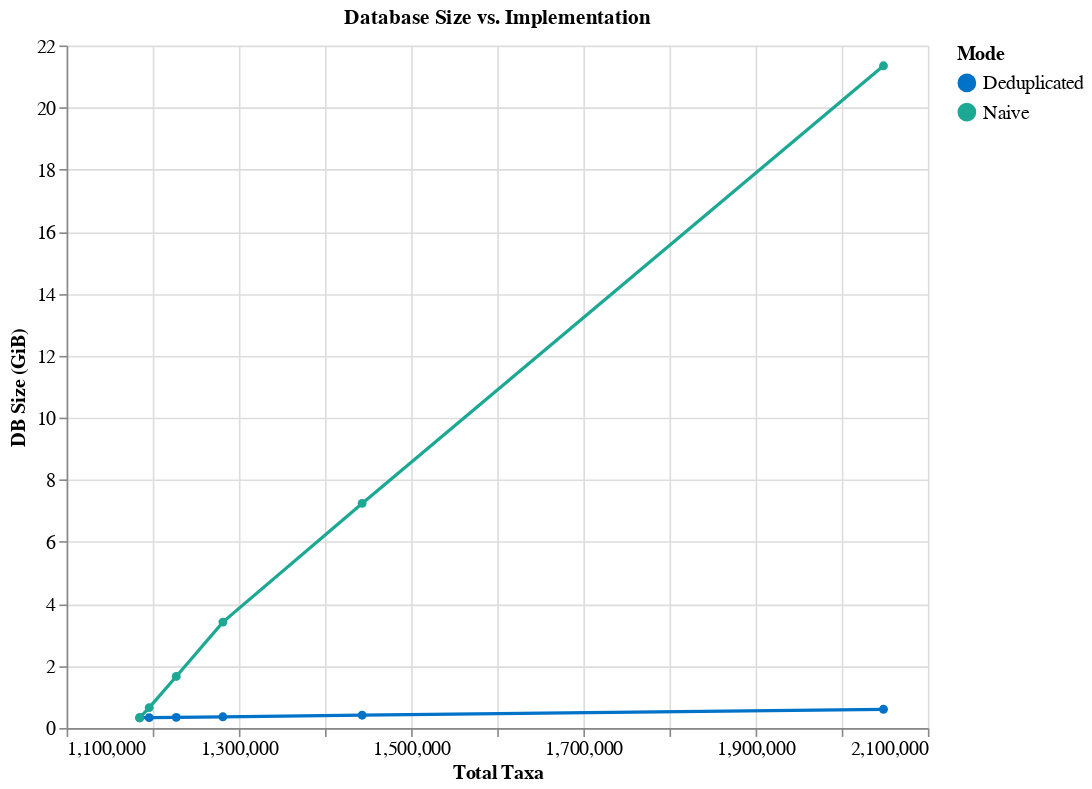

Notebook source saved alongside this figure:
### Code cell
alt.Chart(
    pl.DataFrame(tab)
    .with_columns((pl.col("db_size") / (1024**3)).alias("db_size_GiB"))
    .to_pandas()
).mark_line(point=True).encode(
    x=alt.X("unique_tax_ids", title="Total Taxa"),
    y=alt.Y("db_size_GiB", scale=alt.Scale(type="linear"), title="DB Size (GiB)"),
    color=alt.Color("is_deduplicated", title="Mode"),
).properties(title="Database Size vs. Implementation").properties(width=530, height=420)

### Figure 1 — Vega-Lite specification as saved in the notebook (floating-point values rounded to 4 significant figures)
{"config": {"range": {"heatmap": ["#264153", "#2c7fb8", "#41b6c4", "#7fcdbb", "#c7e9b4", "#ffffcc"], "category": ["#0072C7", "#1DA893", "#9C78E0", "#EB984A", "#DD3A3A", "#C13A8B", "#01ACEC", "#3DD8BE", "#CBC0F9", "#FCE34D", "#FF8D8B", "#F28BBF", "#16347B", "#0A605E", "#37257D", "#BC5B00", "#950303", "#771354"], "ramp": ["#264153", "#2c7fb8", "#41b6c4", "#7fcdbb", "#c7e9b4", "#ffffcc"]}, "area": {"fill": "#128887"}, "bar": {"fill": "#128887"}, "mark": {"color": "#128887"}, "axis": {"labelFont": "Fira Sans, Helvetica", "labelFontSize": 12, "titleFont": "Fira Sans, Helvetica", "titleFontSize": 12, "grid": true}, "legend": {"labelFont": "Fira Sans, Helvetica", "labelFontSize": 12, "titleFont": "Fira Sans, Helvetica", "titleFontSize": 12}, "title": {"font": "Fira Sans, Helvetica"}, "view": {"width": 400, "height": 400, "strokeWidth": 0}, "background": "white"}, "data": {"name": "data-60570a4a5a5ccf98ebd994718156198a"}, "mark": {"type": "line", "point": true}, "encoding": {"color": {"field": "is_deduplicated", "title": "Mode", "type": "nominal"}, "x": {"field": "unique_tax_ids", "title": "Total Taxa", "type": "quantitative"}, "y": {"field": "db_size_GiB", "scale": {"type": "linear"}, "title": "DB Size (GiB)", "type": "quantitative"}}, "height": 420, "title": "Database Size vs. Implementation", "width": 530, "$schema": "https://vega.github.io/schema/vega-lite/v4.17.0.json", "datasets": {"data-60570a4a5a5ccf98ebd994718156198a": [{"unique_tax_ids": 1443102, "n_rows": 1472524, "db_size": 442540032, "n_archives": 20, "is_deduplicated": "Deduplicated", "path": "archive-20-deduplicated.db", "db_size_GiB": 0.4121}, {"unique_tax_ids": 1443102, "n_rows": 25934118, "db_size": 7773052928, "n_archives": 20, "is_deduplicated": "Naive", "path": "archive-20-full.db", "db_size_GiB": 7.239}, {"unique_tax_ids": 2048464, "n_rows": 75806839, "db_size": 22918836224, "n_archives": 50, "is_deduplicated": "Naive", "path": "archive-50-full.db", "db_size_GiB": 21.34}, {"unique_tax_ids": 1184830, "n_rows": 1184830, "db_size": 355164160, "n_archives": 1, "is_deduplicated": "Deduplicated", "path": "archive-1-deduplicated.db", "db_size_GiB": 0.3308}, {"unique_tax_ids": 1227295, "n_rows": 6029249, "db_size": 1784279040, "n_archives": 5, "is_deduplicated": "Naive", "path": "archive-5-full.db", "db_size_GiB": 1.662}, {"unique_tax_ids": 1281432, "n_rows": 12323609, "db_size": 3665477632, "n_archives": 10, "is_deduplicated": "Naive", "path": "archive-10-full.db", "db_size_GiB": 3.414}, {"unique_tax_ids": 1184830, "n_rows": 1184830, "db_size": 355164160, "n_archives": 1, "is_deduplicated": "Naive", "path": "archive-1-full.db", "db_size_GiB": 0.3308}, {"unique_tax_ids": 1227295, "n_rows": 1231375, "db_size": 368410624, "n_archives": 5, "is_deduplicated": "Deduplicated", "path": "archive-5-deduplicated.db", "db_size_GiB": 0.3431}, {"unique_tax_ids": 1281432, "n_rows": 1292683, "db_size": 387301376, "n_archives": 10, "is_deduplicated": "Deduplicated", "path": "archive-10-deduplicated.db", "db_size_GiB": 0.3607}, {"unique_tax_ids": 1195886, "n_rows": 2380716, "db_size": 706494464, "n_archives": 2, "is_deduplicated": "Naive", "path": "archive-2-full.db", "db_size_GiB": 0.658}, {"unique_tax_ids": 1195886, "n_rows": 1196821, "db_size": 358649856, "n_archives": 2, "is_deduplicated": "Deduplicated", "path": "archive-2-deduplicated.db", "db_size_GiB": 0.334}, {"unique_tax_ids": 2048464, "n_rows": 2141710, "db_size": 648900608, "n_archives": 50, "is_deduplicated": "Deduplicated", "path": "archive-50-deduplicated.db", "db_size_GiB": 0.6043}]}}
